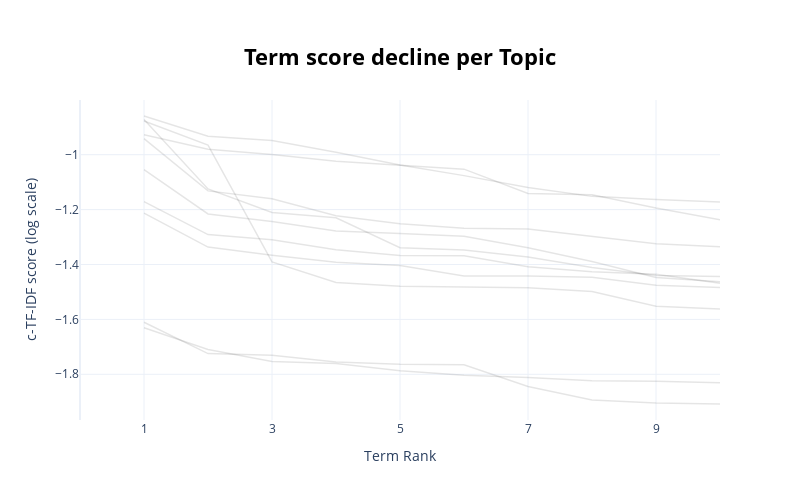

Source (notebook cell):
### Code cell
topic_model.visualize_term_rank(log_scale=True)

### Figure 1 — Plotly figure (JSON) as saved in the notebook; plotly's stock layout.template omitted (floating-point values rounded to 4 significant figures)
{"data": [{"hovertext": "<b>Topic -1</b>:sầu_riêng_ngân_hàng_vay_xe_lan_iph", "line": {"color": "black", "width": 1.5}, "mode": "lines+lines", "name": "", "opacity": 0.1, "type": "scatter", "x": [1, 2, 3, 4, 5, 6, 7, 8, 9, 10], "y": [-1.63, -1.71, -1.753, -1.761, -1.787, -1.803, -1.812, -1.823, -1.826, -1.831]}, {"hovertext": "<b>Topic 0</b>:hai_đầu_tư_việt_nam_nam_việt_phát_t", "line": {"color": "black", "width": 1.5}, "mode": "lines+lines", "name": "", "opacity": 0.1, "type": "scatter", "x": [1, 2, 3, 4, 5, 6, 7, 8, 9, 10], "y": [-1.611, -1.725, -1.73, -1.755, -1.764, -1.766, -1.844, -1.894, -1.905, -1.908]}, {"hovertext": "<b>Topic 1</b>:nga_ukraine_tên_lửa_lực_lượng_tấn_c", "line": {"color": "black", "width": 1.5}, "mode": "lines+lines", "name": "", "opacity": 0.1, "type": "scatter", "x": [1, 2, 3, 4, 5, 6, 7, 8, 9, 10], "y": [-0.8772, -0.965, -1.391, -1.466, -1.479, -1.483, -1.485, -1.499, -1.552, -1.562]}, {"hovertext": "<b>Topic 2</b>:bệnh_mắt_điều_trị_đau_bác_sĩ_viêm_b", "line": {"color": "black", "width": 1.5}, "mode": "lines+lines", "name": "", "opacity": 0.1, "type": "scatter", "x": [1, 2, 3, 4, 5, 6, 7, 8, 9, 10], "y": [-1.055, -1.216, -1.243, -1.278, -1.287, -1.297, -1.339, -1.389, -1.447, -1.463]}, {"hovertext": "<b>Topic 3</b>:công_an_đối_tượng_điều_tra_nguyễn_t", "line": {"color": "black", "width": 1.5}, "mode": "lines+lines", "name": "", "opacity": 0.1, "type": "scatter", "x": [1, 2, 3, 4, 5, 6, 7, 8, 9, 10], "y": [-1.213, -1.337, -1.366, -1.392, -1.404, -1.442, -1.442, -1.447, -1.475, -1.484]}, {"hovertext": "<b>Topic 4</b>:xe_vi_phạm_phương_tiện_vô_lăng_phiê", "line": {"color": "black", "width": 1.5}, "mode": "lines+lines", "name": "", "opacity": 0.1, "type": "scatter", "x": [1, 2, 3, 4, 5, 6, 7, 8, 9, 10], "y": [-0.8723, -1.125, -1.211, -1.23, -1.339, -1.347, -1.373, -1.411, -1.44, -1.444]}, {"hovertext": "<b>Topic 5</b>:gan_thịt_bữa_món_thực_phẩm_bánh_cơ_", "line": {"color": "black", "width": 1.5}, "mode": "lines+lines", "name": "", "opacity": 0.1, "type": "scatter", "x": [1, 2, 3, 4, 5, 6, 7, 8, 9, 10], "y": [-1.171, -1.291, -1.31, -1.347, -1.368, -1.368, -1.409, -1.427, -1.436, -1.468]}, {"hovertext": "<b>Topic 6</b>:cổ_phiếu_đồng_mã_giao_dịch_phiên_tỷ", "line": {"color": "black", "width": 1.5}, "mode": "lines+lines", "name": "", "opacity": 0.1, "type": "scatter", "x": [1, 2, 3, 4, 5, 6, 7, 8, 9, 10], "y": [-0.8591, -0.9331, -0.9484, -0.9913, -1.038, -1.076, -1.12, -1.152, -1.163, -1.173]}, {"hovertext": "<b>Topic 7</b>:phòng_cháy_chung_cư_mini_trọ_chữa_c", "line": {"color": "black", "width": 1.5}, "mode": "lines+lines", "name": "", "opacity": 0.1, "type": "scatter", "x": [1, 2, 3, 4, 5, 6, 7, 8, 9, 10], "y": [-0.9417, -1.132, -1.16, -1.222, -1.251, -1.268, -1.271, -1.297, -1.325, -1.335]}, {"hovertext": "<b>Topic 8</b>:xe_máy_tai_nạn_chở_xe_đường_rác_va_", "line": {"color": "black", "width": 1.5}, "mode": "lines+lines", "name": "", "opacity": 0.1, "type": "scatter", "x": [1, 2, 3, 4, 5, 6, 7, 8, 9, 10], "y": [-0.9271, -0.9803, -0.9998, -1.024, -1.039, -1.053, -1.142, -1.146, -1.194, -1.237]}], "layout": {"height": 500, "hoverlabel": {"bgcolor": "white", "font": {"family": "Rockwell", "size": 16}}, "showlegend": false, "title": {"font": {"color": "Black", "size": 22}, "text": "<b>Term score decline per Topic</b>", "x": 0.5, "xanchor": "center", "y": 0.9, "yanchor": "top"}, "width": 800, "xaxis": {"dtick": 2, "range": [0, 10], "tick0": 1, "title": {"text": "Term Rank"}}, "yaxis": {"title": {"text": "c-TF-IDF score (log scale)"}}}}
